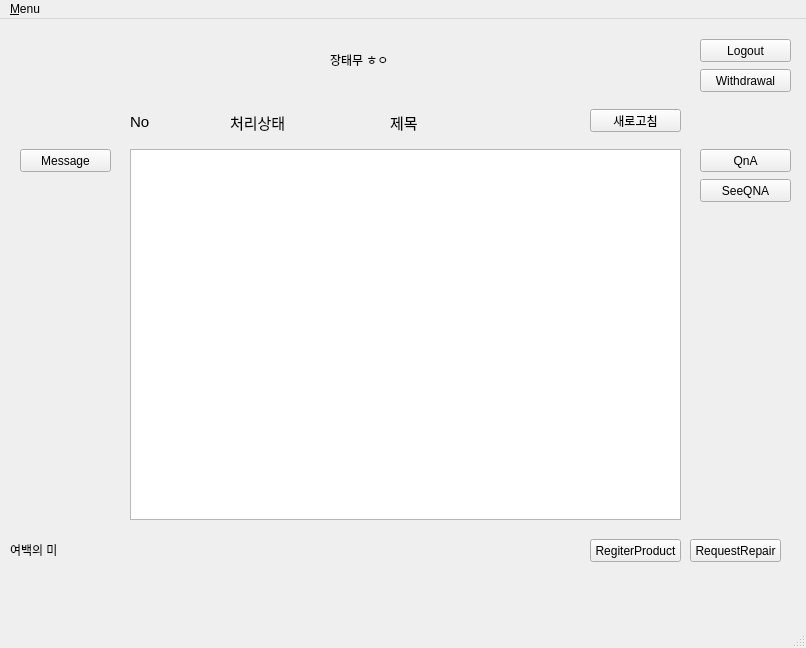
<?xml version="1.0" encoding="UTF-8"?>
<ui version="4.0">
 <class>UserWindow</class>
 <widget class="QMainWindow" name="UserWindow">
  <property name="geometry">
   <rect>
    <x>0</x>
    <y>0</y>
    <width>806</width>
    <height>648</height>
   </rect>
  </property>
  <property name="windowTitle">
   <string>MainWindow</string>
  </property>
  <widget class="QWidget" name="centralwidget">
   <widget class="QLabel" name="label">
    <property name="geometry">
     <rect>
      <x>330</x>
      <y>30</y>
      <width>131</width>
      <height>21</height>
     </rect>
    </property>
    <property name="text">
     <string>장태무 ㅎㅇ</string>
    </property>
   </widget>
   <widget class="QPushButton" name="RegiterProduct">
    <property name="geometry">
     <rect>
      <x>590</x>
      <y>520</y>
      <width>91</width>
      <height>23</height>
     </rect>
    </property>
    <property name="text">
     <string>RegiterProduct</string>
    </property>
   </widget>
   <widget class="QPushButton" name="message">
    <property name="geometry">
     <rect>
      <x>20</x>
      <y>130</y>
      <width>91</width>
      <height>23</height>
     </rect>
    </property>
    <property name="text">
     <string>Message</string>
    </property>
   </widget>
   <widget class="QPushButton" name="RequestRepair">
    <property name="geometry">
     <rect>
      <x>690</x>
      <y>520</y>
      <width>91</width>
      <height>23</height>
     </rect>
    </property>
    <property name="text">
     <string>RequestRepair</string>
    </property>
   </widget>
   <widget class="QPushButton" name="QnA">
    <property name="geometry">
     <rect>
      <x>700</x>
      <y>130</y>
      <width>91</width>
      <height>23</height>
     </rect>
    </property>
    <property name="text">
     <string>QnA</string>
    </property>
   </widget>
   <widget class="QPushButton" name="logout">
    <property name="geometry">
     <rect>
      <x>700</x>
      <y>20</y>
      <width>91</width>
      <height>23</height>
     </rect>
    </property>
    <property name="text">
     <string>Logout</string>
    </property>
   </widget>
   <widget class="QPushButton" name="Withdrawal">
    <property name="geometry">
     <rect>
      <x>700</x>
      <y>50</y>
      <width>91</width>
      <height>23</height>
     </rect>
    </property>
    <property name="text">
     <string>Withdrawal</string>
    </property>
   </widget>
   <widget class="QPushButton" name="SeeQnA">
    <property name="geometry">
     <rect>
      <x>700</x>
      <y>160</y>
      <width>91</width>
      <height>23</height>
     </rect>
    </property>
    <property name="text">
     <string>SeeQNA</string>
    </property>
   </widget>
   <widget class="QListView" name="listView">
    <property name="geometry">
     <rect>
      <x>130</x>
      <y>130</y>
      <width>551</width>
      <height>371</height>
     </rect>
    </property>
   </widget>
   <widget class="QLabel" name="idLabel">
    <property name="geometry">
     <rect>
      <x>230</x>
      <y>80</y>
      <width>121</width>
      <height>46</height>
     </rect>
    </property>
    <property name="font">
     <font>
      <pointsize>11</pointsize>
     </font>
    </property>
    <property name="text">
     <string>처리상태</string>
    </property>
   </widget>
   <widget class="QLabel" name="idLabel_3">
    <property name="geometry">
     <rect>
      <x>130</x>
      <y>80</y>
      <width>41</width>
      <height>46</height>
     </rect>
    </property>
    <property name="font">
     <font>
      <pointsize>11</pointsize>
     </font>
    </property>
    <property name="text">
     <string>No</string>
    </property>
   </widget>
   <widget class="QLabel" name="idLabel_2">
    <property name="geometry">
     <rect>
      <x>390</x>
      <y>80</y>
      <width>61</width>
      <height>46</height>
     </rect>
    </property>
    <property name="font">
     <font>
      <pointsize>11</pointsize>
     </font>
    </property>
    <property name="text">
     <string>제목</string>
    </property>
   </widget>
   <widget class="QPushButton" name="NewWindowRequest">
    <property name="geometry">
     <rect>
      <x>590</x>
      <y>90</y>
      <width>91</width>
      <height>23</height>
     </rect>
    </property>
    <property name="text">
     <string>새로고침</string>
    </property>
   </widget>
   <widget class="QLabel" name="label_2">
    <property name="geometry">
     <rect>
      <x>10</x>
      <y>520</y>
      <width>131</width>
      <height>21</height>
     </rect>
    </property>
    <property name="text">
     <string>여백의 미</string>
    </property>
   </widget>
  </widget>
  <widget class="QMenuBar" name="menubar">
   <property name="geometry">
    <rect>
     <x>0</x>
     <y>0</y>
     <width>806</width>
     <height>38</height>
    </rect>
   </property>
   <widget class="QMenu" name="menu_Menu">
    <property name="title">
     <string>&amp;Menu</string>
    </property>
    <addaction name="action_Logout"/>
   </widget>
   <addaction name="menu_Menu"/>
  </widget>
  <widget class="QStatusBar" name="statusbar"/>
  <action name="action_Logout">
   <property name="text">
    <string>&amp;Logout</string>
   </property>
  </action>
 </widget>
 <resources/>
 <connections/>
</ui>
